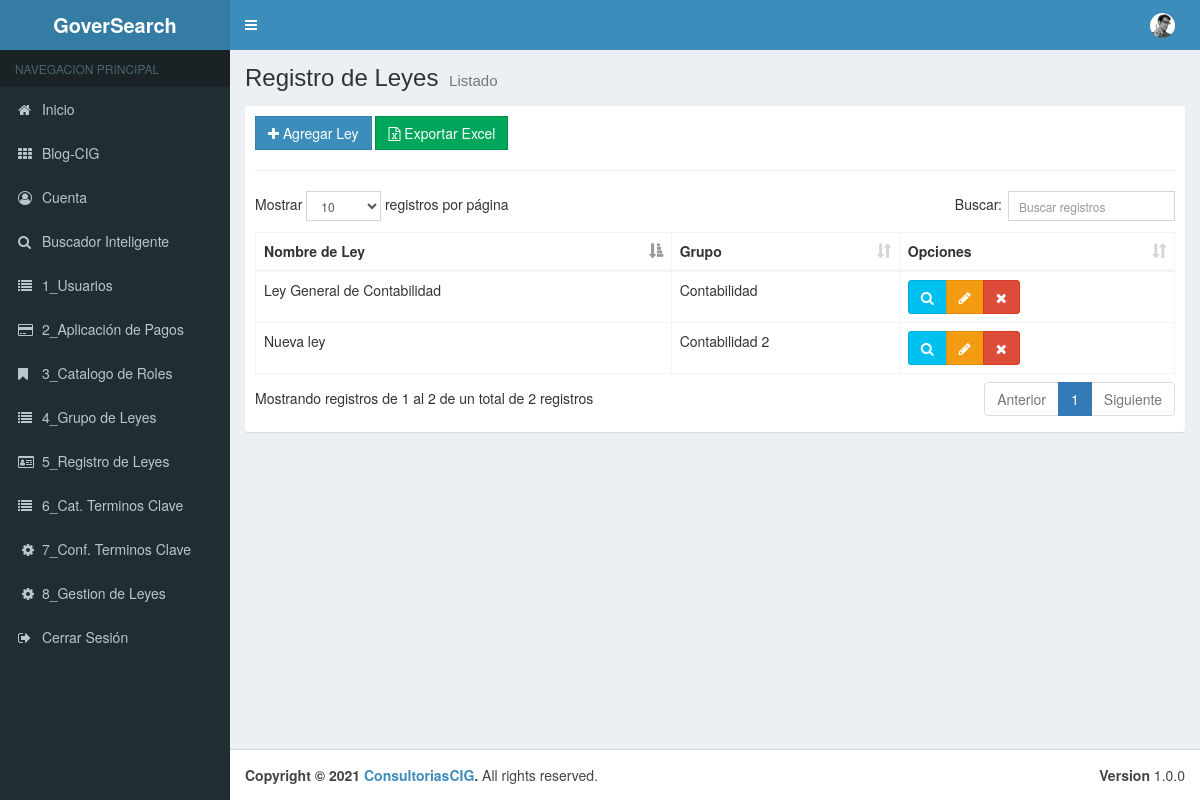
Before: /00_Menu/cReg_Leyes with the older database file.
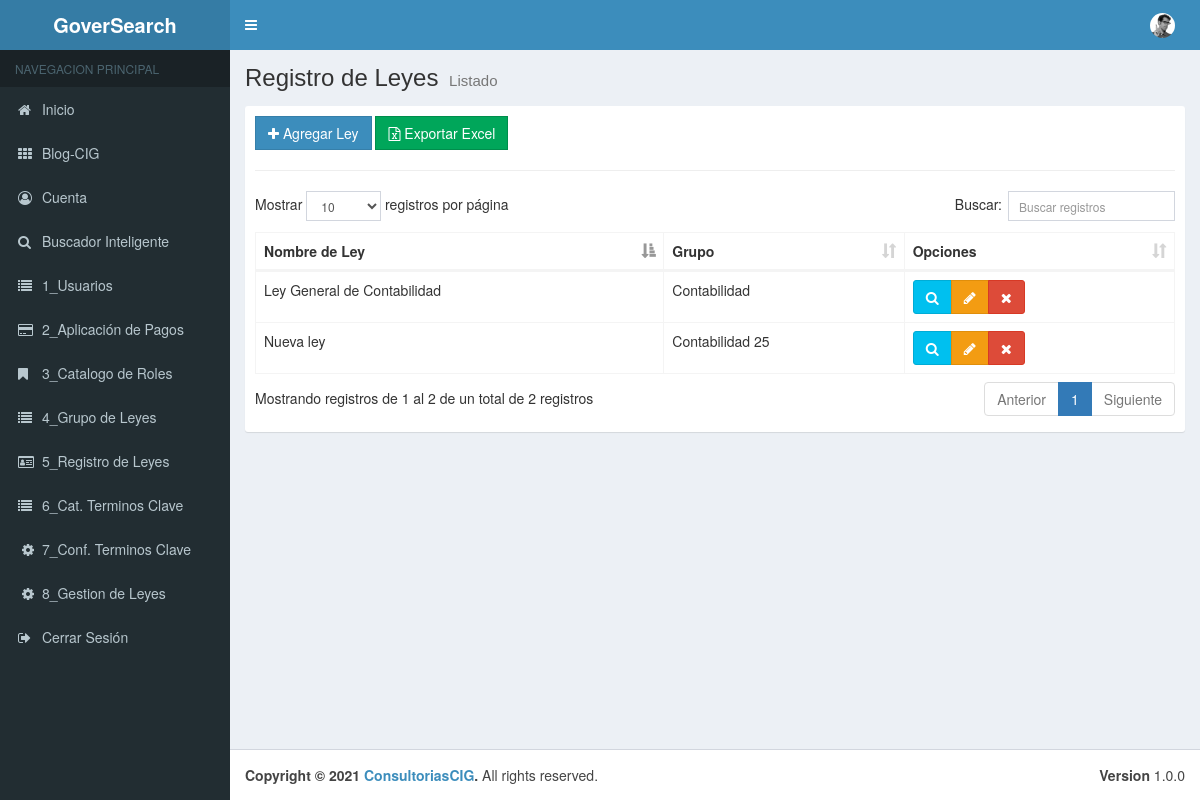
After: the same page with the newer database file.
### tables this page shows
CREATE TABLE `tbl_leyes` (
  `pk_Datos_Ley` int(11) NOT NULL,
  `Nombre_de_Ley` varchar(50) NOT NULL,
  `Grupo_pk` int(11) NOT NULL,
  `Estado` bit(1) NOT NULL
);

CREATE TABLE `tbl_gpo_leyes` (
  `pk_Gpo_Ley` int(11) NOT NULL,
  `Nombre_de_Grupo` varchar(50) NOT NULL,
  `Estado` bit(1) NOT NULL
);

### application/controllers/00_Menu/cReg_Leyes.php (called while the page is built, shortened)
<?php
class cReg_Leyes extends CI_Controller {
	public function __construct(){
		$this->load->model("Reg_Leyes_Model");
		$this->load->model("Grupo_Leyes_Model");
	}
	public function index()
	{
		$data = array(
			'regleyes' =>$this->Reg_Leyes_Model->getRegLey(),
	   );
		$this->load->view("layouts/header");
		$this->load->view("layouts/aside");
		$this->load->view("admin/01_Menu/vReg_Leyes/list", $data);
		$this->load->view("layouts/footer");
	}
}

### index.php (called while the page is built, shortened)
<?php
require_once BASEPATH.'core/CodeIgniter.php';

### application/models/Reg_Leyes_Model.php (called while the page is built, shortened)
<?php
class Reg_Leyes_Model extends CI_Model {
    public function getRegLey(){
        $this->db->select("l.* ,g.Nombre_de_Grupo as grupos");
        $this->db->from("tbl_leyes l");
        $this->db->join("tbl_gpo_leyes g","l.Grupo_pk = g.pk_Gpo_Ley");
        $this->db->where("l.Estado","1");
        $resultados = $this->db->get();
        return $resultados->result();
    }
}

### application/views/admin/01_Menu/vReg_Leyes/list.php (the view)
<div class="content-wrapper">
    <section class="content-header">
        <h1>
        Registro de Leyes
        <small>Listado</small>
        </h1>
    </section>
    <section class="content">
        <div class="box box-solid">
            <div class="box-body">
                <div class="row">
                        <div class="col-md-12">
                            <a href="<?php echo base_url();?>00_Menu/cReg_Leyes/add" class="btn btn-primary btn-flat"><span class="fa fa-plus"></span> Agregar Ley</a>
                            <a href="<?php echo base_url();?>00_Menu/cReg_Leyes/add" class="btn btn-success btn-flat"><span class="fa fa-file-excel-o"></span> Exportar Excel</a>
                        </div>
                    </div>
                <hr>
                    <div class="row">
                        <div class="col-md-12">
                            <table id="example1" class="table table-bordered table-hover">
                                <thead>
                                <tr>
                                    <th>Nombre de Ley</th>
                                    <th>Grupo</th>
                                    <th>Opciones</th>
                                    </tr>
                                </thead>
                                <tbody>
                                    <?php if(!empty($regleyes)):?>
                                        <?php foreach($regleyes as $regley):?>
                                            <tr>
                                                <td><?php echo $regley->Nombre_de_Ley;?></td>
                                                <td><?php echo $regley->grupos;?></td>
                                                <td>
                                                    <div class="btn-group">
                                                        <button type="button" class="btn btn-info btn-view" data-toggle="modal" data-target="#modal-default" value="<?php echo $regley->pk_Datos_Ley;?>">
                                                            <span class="fa fa-search"></span>
                                                        </button>
                                                        <a href="<?php echo base_url()?>00_Menu/cReg_Leyes/edit/<?php echo $regley->pk_Datos_Ley;?>" class="btn btn-warning"><span class="fa fa-pencil"></span></a>
                                                        <a href="<?php echo base_url();?>00_Menu/cReg_Leyes/delete/<?php echo $regley->pk_Datos_Ley;?>" class="btn btn-danger btn-remove"><span class="fa fa-remove"></span></a>                                                            </div>
                                                </td>
                                            </tr>
                                        <?php endforeach;?>
                                    <?php endif;?>
                                </tbody>
                            </table>
                        </div>
                    </div>
            </div>
        </div>
    </section>
</div>

Changed rows visible on the page:
changed tbl_leyes "Nueva ley": Grupo_pk.Nombre_de_Grupo "Contabilidad 2" → "Contabilidad 25"
